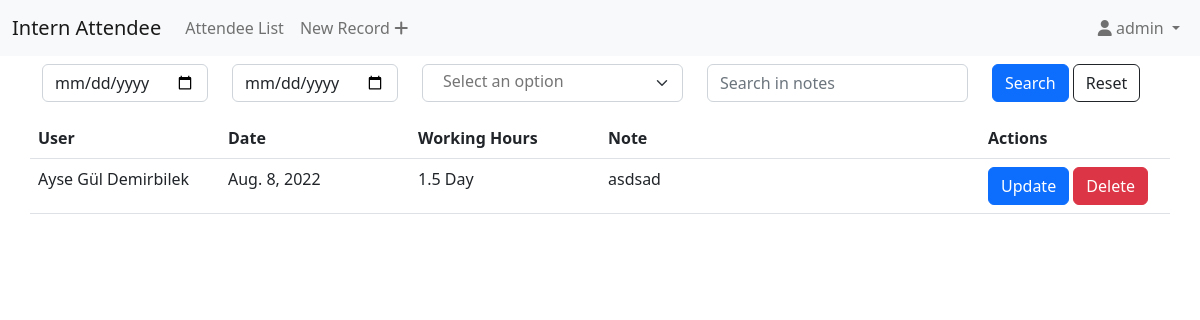
Before: /list (signed in) with the older database file.
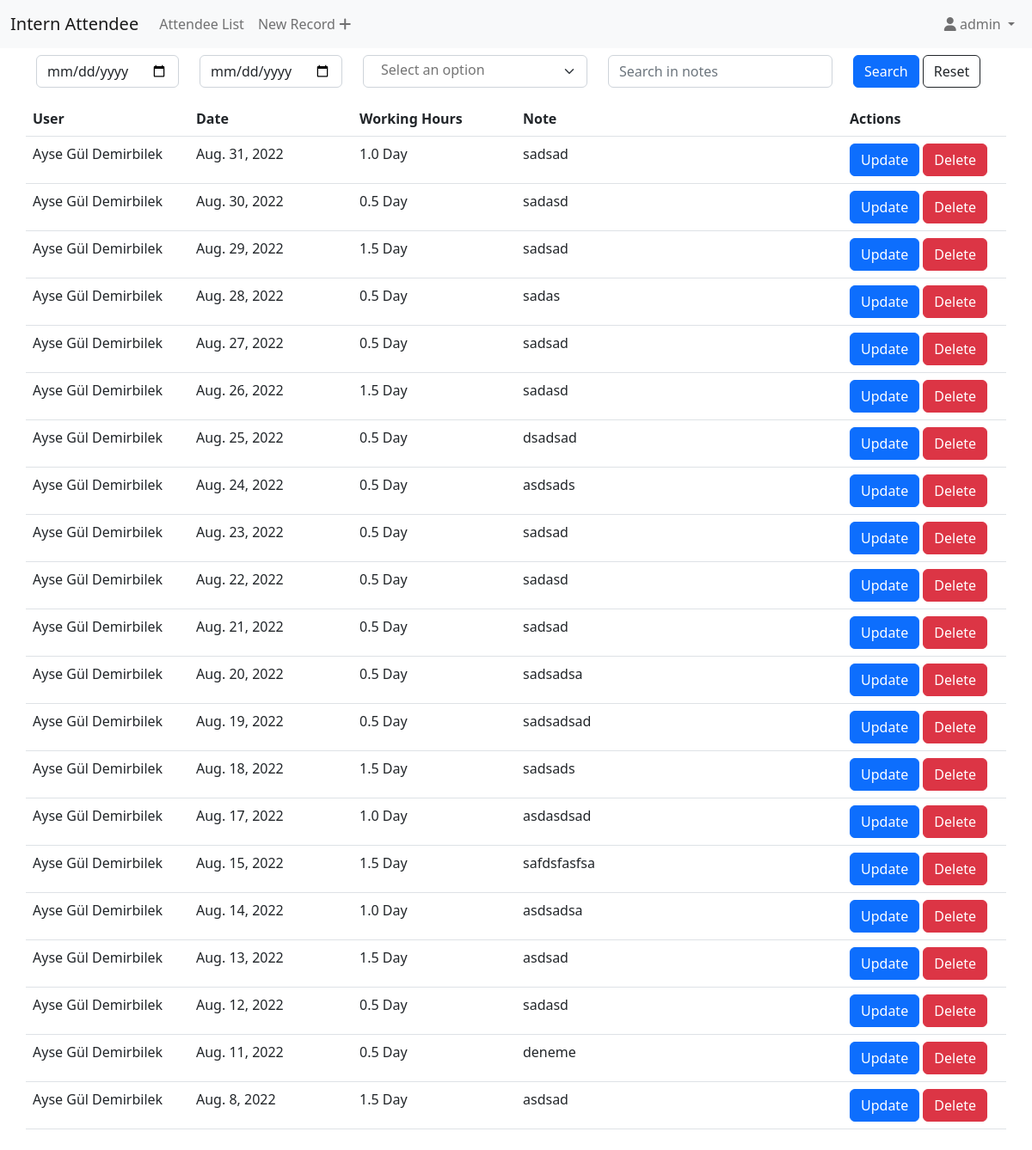
After: the same page with the newer database file.
### attendance/models.py (models this page shows, shortened)
class Entry(models.Model):
    WORKING_HOURS = (
         (1.0, '1 Day'),
         (0.5, '0.5 Day'),
         (1.5, '1.5 Day'),
    )
    working_hours = models.FloatField(choices=WORKING_HOURS, default=None)
    user = models.ForeignKey(User, on_delete=models.CASCADE)
    note = models.TextField(max_length=500)
    day = models.DateField(default=timezone.now)
    deleted = models.BooleanField(default=False)
    def working_hours_str(self):
        return str(self.working_hours) + ' Day'
    def user__fullname(self):
        return self.user.get_full_name()

### attendance/views.py (the view, shortened to what this page needs)
# urls.py: path('list', AttendeeList.as_view(), name='list'),
class AttendeeList(ListView, FormView):
    model = Entry
    template_name = 'attendance/entry_list.html'
    form_class = AttendeeListSearchForm
    def get(self, request):
        entries = Entry.objects.filter(deleted=False)
        start_day = request.GET.get('start_day' or None)
        end_day = request.GET.get('end_day' or None)
        user = request.GET.getlist('user' or None)
        note = request.GET.get('note' or None)
        if request.user.is_superuser:
            form = AttendeeListAdminSearchForm(request.GET)
            if user:
                entries = entries.filter(user__in=user)
        else:
            form = AttendeeListSearchForm(request.GET)
            entries = entries.filter(user=request.user)
        if start_day:
            entries = entries.filter(day__gte=start_day)
        if end_day:
            entries = entries.filter(day__lte=end_day)
        if note:
            entries = entries.filter(note__contains=note)
        entries = entries.order_by('-day')
        return render(request, self.template_name, {'form':form, 'entries': entries})

### attendance/templates/attendance/entry_list.html (shortened to what this page needs)
{% extends "attendance/base_generic.html" %}
{% load crispy_forms_tags %}
{% block content %}
    <div class="container my-2">
        {% crispy form %}
        <div class="row">
            {% if entries %}
                <table class="table table-hover">
                    <thead>
                        <tr>
                            <th>User</th>
                            <th>Date</th>
                            <th>Working Hours</th>
                            <th data-breakpoints="sm">Note</th>
                            <th data-breakpoints="sm">Actions</th>
                        </tr>
                    </thead>
                    <tbody id="recordTable">
                        {% for entry in entries %}
                            <tr>
                                <td class="col-md-2">{{ entry.user__fullname }}</td>
                                <td class="col-md-2">{{ entry.day }}</td>
                                <td class="col-md-2">{{ entry.working_hours_str }}</td>
                                <td class="col-md-4">{{ entry.note }}</td>
                                <td class="col-md-2">
                                    <button type="button" class="btn btn-primary updateModalBtn" data-id="{{entry.id}}" data-bs-toggle="modal" data-bs-target="#updateModal">Update</button>
                                    <button type="button" class="btn btn-danger deleteModalBtn" data-id="{{entry.id}}" data-bs-toggle="modal" data-bs-target="#deleteModal">Delete</button>
                                </td>
                            </tr>
                        {% endfor %}
                    </tbody>
                </table>
            {% else %}
                <p>No entries</p>
            {% endif %}
        </div>
    </div>
{% endblock content %}

Changed rows visible on the page:
added Entry: user__fullname "Ayse Gül Demirbilek", day "Aug. 31, 2022", working_hours_str "1.0 Day", note "sadsad"
added Entry: user__fullname "Ayse Gül Demirbilek", day "Aug. 30, 2022", working_hours_str "0.5 Day", note "sadasd"
added Entry: user__fullname "Ayse Gül Demirbilek", day "Aug. 29, 2022", working_hours_str "1.5 Day", note "sadsad"
added Entry: user__fullname "Ayse Gül Demirbilek", day "Aug. 28, 2022", working_hours_str "0.5 Day", note "sadas"
added Entry: user__fullname "Ayse Gül Demirbilek", day "Aug. 27, 2022", working_hours_str "0.5 Day", note "sadsad"
added Entry: user__fullname "Ayse Gül Demirbilek", day "Aug. 26, 2022", working_hours_str "1.5 Day", note "sadasd"
added Entry: user__fullname "Ayse Gül Demirbilek", day "Aug. 25, 2022", working_hours_str "0.5 Day", note "dsadsad"
added Entry: user__fullname "Ayse Gül Demirbilek", day "Aug. 24, 2022", working_hours_str "0.5 Day", note "asdsads"
added Entry: user__fullname "Ayse Gül Demirbilek", day "Aug. 23, 2022", working_hours_str "0.5 Day", note "sadsad"
added Entry: user__fullname "Ayse Gül Demirbilek", day "Aug. 22, 2022", working_hours_str "0.5 Day", note "sadasd"
added Entry: user__fullname "Ayse Gül Demirbilek", day "Aug. 21, 2022", working_hours_str "0.5 Day", note "sadsad"
added Entry: user__fullname "Ayse Gül Demirbilek", day "Aug. 20, 2022", working_hours_str "0.5 Day", note "sadsadsa"
added Entry: user__fullname "Ayse Gül Demirbilek", day "Aug. 19, 2022", working_hours_str "0.5 Day", note "sadsadsad"
added Entry: user__fullname "Ayse Gül Demirbilek", day "Aug. 18, 2022", working_hours_str "1.5 Day", note "sadsads"
added Entry: user__fullname "Ayse Gül Demirbilek", day "Aug. 17, 2022", working_hours_str "1.0 Day", note "asdasdsad"
added Entry: user__fullname "Ayse Gül Demirbilek", day "Aug. 15, 2022", working_hours_str "1.5 Day", note "safdsfasfsa"
added Entry: user__fullname "Ayse Gül Demirbilek", day "Aug. 14, 2022", working_hours_str "1.0 Day", note "asdsadsa"
added Entry: user__fullname "Ayse Gül Demirbilek", day "Aug. 13, 2022", working_hours_str "1.5 Day", note "asdsad"
added Entry: user__fullname "Ayse Gül Demirbilek", day "Aug. 12, 2022", working_hours_str "0.5 Day", note "sadasd"
added Entry: user__fullname "Ayse Gül Demirbilek", day "Aug. 11, 2022", working_hours_str "0.5 Day", note "deneme"
